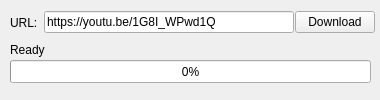
<?xml version="1.0" encoding="UTF-8"?>
<ui version="4.0">
 <class>MainWindow</class>
 <widget class="QMainWindow" name="MainWindow">
  <property name="geometry">
   <rect>
    <x>0</x>
    <y>0</y>
    <width>380</width>
    <height>100</height>
   </rect>
  </property>
  <property name="minimumSize">
   <size>
    <width>380</width>
    <height>100</height>
   </size>
  </property>
  <property name="maximumSize">
   <size>
    <width>380</width>
    <height>100</height>
   </size>
  </property>
  <property name="windowTitle">
   <string>臭 DD 下載器</string>
  </property>
  <property name="windowIcon">
   <iconset resource="main_rc.qrc">
    <normaloff>:/main/icon.ico</normaloff>:/main/icon.ico</iconset>
  </property>
  <widget class="QWidget" name="centralwidget">
   <widget class="QLabel" name="status">
    <property name="geometry">
     <rect>
      <x>10</x>
      <y>40</y>
      <width>361</width>
      <height>20</height>
     </rect>
    </property>
    <property name="text">
     <string>Ready</string>
    </property>
   </widget>
   <widget class="QProgressBar" name="progressBar">
    <property name="geometry">
     <rect>
      <x>10</x>
      <y>60</y>
      <width>361</width>
      <height>23</height>
     </rect>
    </property>
    <property name="maximum">
     <number>1000</number>
    </property>
    <property name="value">
     <number>0</number>
    </property>
   </widget>
   <widget class="QWidget" name="layoutWidget">
    <property name="geometry">
     <rect>
      <x>10</x>
      <y>10</y>
      <width>365</width>
      <height>25</height>
     </rect>
    </property>
    <layout class="QHBoxLayout" name="horizontalLayout">
     <item>
      <widget class="QLabel" name="label">
       <property name="text">
        <string>URL:</string>
       </property>
      </widget>
     </item>
     <item>
      <widget class="QLineEdit" name="input_url">
       <property name="enabled">
        <bool>true</bool>
       </property>
       <property name="sizePolicy">
        <sizepolicy hsizetype="Fixed" vsizetype="Fixed">
         <horstretch>0</horstretch>
         <verstretch>0</verstretch>
        </sizepolicy>
       </property>
       <property name="minimumSize">
        <size>
         <width>250</width>
         <height>0</height>
        </size>
       </property>
       <property name="text">
        <string>https://youtu.be/1G8I_WPwd1Q</string>
       </property>
      </widget>
     </item>
     <item>
      <widget class="QPushButton" name="btn_download">
       <property name="text">
        <string>Download</string>
       </property>
      </widget>
     </item>
    </layout>
   </widget>
  </widget>
 </widget>
 <resources>
  <include location="main_rc.qrc"/>
 </resources>
 <connections/>
</ui>
